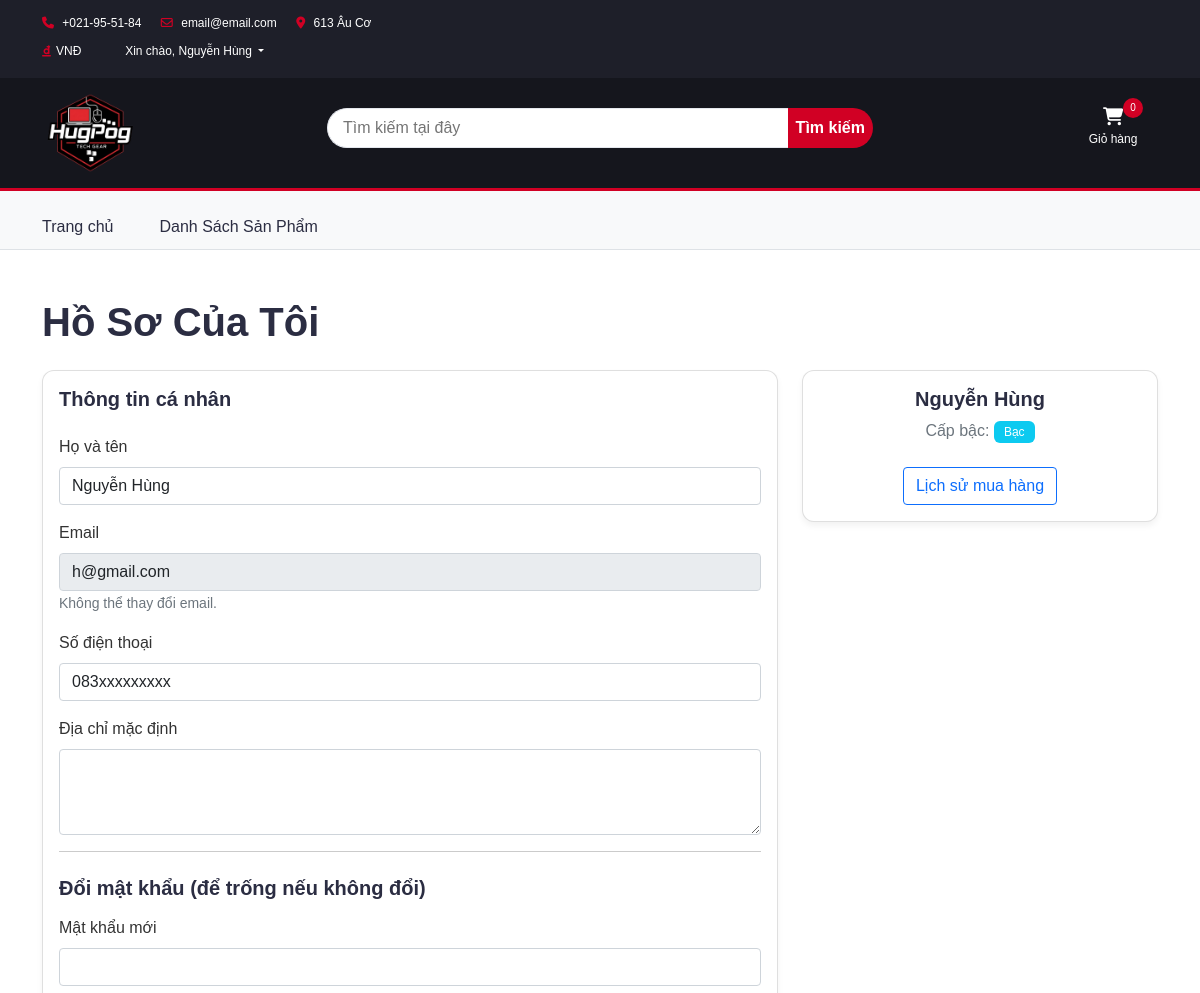
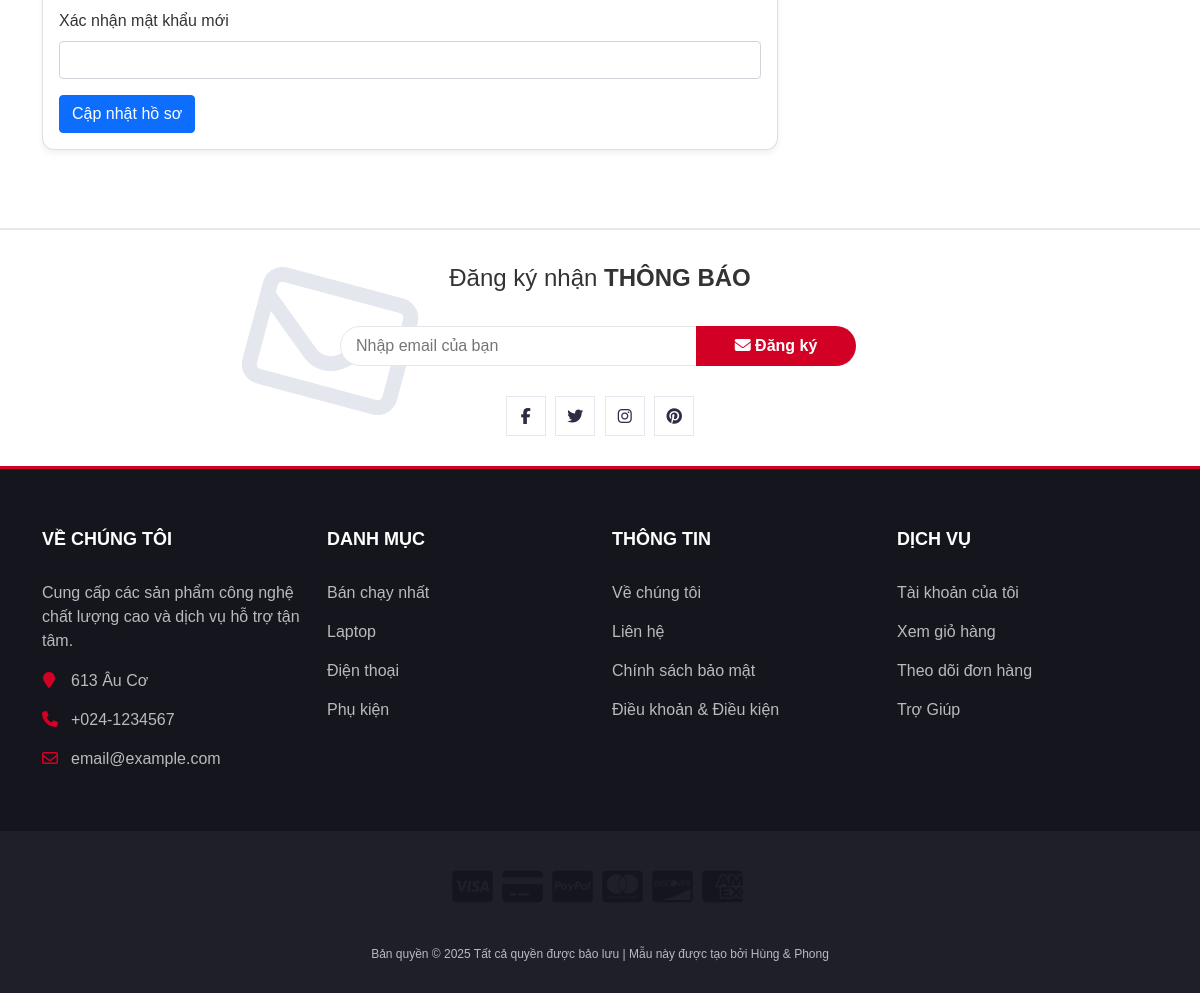
The page /public/profile.php (signed in) on the database its author committed (2 pictures, top to bottom).
### tables this page shows
CREATE TABLE `users` (
  `id` int(11) NOT NULL,
  `username` varchar(50) NOT NULL,
  `email` varchar(100) NOT NULL,
  `password_hash` varchar(255) NOT NULL,
  `full_name` varchar(100) DEFAULT NULL,
  `phone` varchar(20) DEFAULT NULL,
  `address` text DEFAULT NULL,
  `birth_date` date DEFAULT NULL,
  `rank` enum('silver','gold','diamond') DEFAULT 'silver',
  `total_spent` decimal(15,2) DEFAULT 0.00,
  `status` enum('active','locked') DEFAULT 'active',
  `created_at` datetime DEFAULT current_timestamp()
);

### models/UserModel.php (called while the page is built, shortened)
<?php
class UserModel
{
    public function getUserById($userId)
    {
        $conn = db_connect();
        $sql = "SELECT id, username, email, full_name, phone, address, birth_date, `rank`, total_spent, status, created_at
            FROM users WHERE id = ?";
        $stmt = $conn->prepare($sql);
        $stmt->bind_param("i", $userId);
        $stmt->execute();
        $result = $stmt->get_result();
        $user = $result->fetch_assoc();
        return $user ?: null;
    }
}

### public/profile.php (the view, shortened to what this page needs)
<?php
function displayRankBadge($rank) {
    $rank = strtolower($rank);
    $text = ucfirst($rank); $class = 'bg-secondary';
    switch ($rank) {
        case 'silver': $class = 'bg-info'; $text = 'Bạc'; break;
    }
    return '<span class="badge ' . $class . '">' . $text . '</span>';
}
$userModel = new UserModel();
$currentUser = $userModel->getUserById($_SESSION['user_id']);
include __DIR__ . '/../view/user/profile.php';

### view/user/profile.php (shortened to what this page needs)
<!doctype html>
<html lang="vi">
<head>
    <link rel="stylesheet" href="https://cdnjs.cloudflare.com/ajax/libs/font-awesome/6.5.2/css/all.min.css">
    <link rel="stylesheet" href="<?php echo BASE_URL; ?>public/css/bootstrap.css">
    <link rel="stylesheet" href="<?php echo BASE_URL; ?>public/css/style.css">
</head>
<body>
    <?php include __DIR__ . '/../layout/header.php'; ?>
    <div class="container py-5">
        <h1 class="mb-4">Hồ Sơ Của Tôi</h1>
        <div class="row">
            <div class="col-md-8">
                <div class="card">
                    <div class="card-body">
                        <h5 class="card-title mb-4">Thông tin cá nhân</h5>
                        <form method="POST" action="">
                            <div class="mb-3">
                                <label for="full_name" class="form-label">Họ và tên</label>
                                <input type="text" class="form-control" id="full_name" name="full_name" value="<?php echo htmlspecialchars($currentUser['full_name'] ?? ''); ?>" required>
                            </div>
                            <div class="mb-3">
                                <label for="email" class="form-label">Email</label>
                                <input type="email" class="form-control" id="email" name="email" value="<?php echo htmlspecialchars($currentUser['email'] ?? ''); ?>" disabled readonly>
                                <small class="form-text text-muted">Không thể thay đổi email.</small>
                            </div>
                            <div class="mb-3">
                                <label for="phone" class="form-label">Số điện thoại</label>
                                <input type="tel" class="form-control" id="phone" name="phone" value="<?php echo htmlspecialchars($currentUser['phone'] ?? ''); ?>">
                            </div>
                            <div class="mb-3">
                                <label for="address" class="form-label">Địa chỉ mặc định</label>
                                <textarea class="form-control" id="address" name="address" rows="3"><?php echo htmlspecialchars($currentUser['address'] ?? ''); ?></textarea>
                            </div>
                            <hr>
                            <h5 class="mt-4 mb-3">Đổi mật khẩu (để trống nếu không đổi)</h5>
                            <div class="mb-3">
                                <label for="new_password" class="form-label">Mật khẩu mới</label>
                                <input type="password" class="form-control" id="new_password" name="new_password">
                            </div>
                            <div class="mb-3">
                                <label for="confirm_password" class="form-label">Xác nhận mật khẩu mới</label>
                                <input type="password" class="form-control" id="confirm_password" name="confirm_password">
                            </div>
                            <button type="submit" class="btn btn-primary">Cập nhật hồ sơ</button>
                        </form>
                    </div>
                </div>
            </div>
            <div class="col-md-4">
                <div class="card text-center">
                    <div class="card-body">
                        <h5 class="card-title"><?php echo htmlspecialchars($currentUser['full_name']); ?></h5>
                        <p class="text-muted">Cấp bậc: <?php echo displayRankBadge($currentUser['rank'] ?? 'silver'); ?></p>
                        <a href="<?php echo BASE_URL; ?>public/order_history.php" class="btn btn-outline-primary mt-2">Lịch sử mua hàng</a>
                    </div>
                </div>
            </div>
        </div>
    </div>
    <?php include __DIR__ . '/../layout/footer.php'; ?>
</body>
</html>

### public/css/style.css (style rules this page uses)
body { font-family: "Montserrat", sans-serif; font-weight: 400; color: #333; }
h1, h2, h3, h4, h5, h6 { color: #2b2d42; font-weight: 700; margin: 0 0 10px; }
a { color: #2b2d42; font-weight: 500; -webkit-transition: 0.2s color; transition: 0.2s color; }
.card { border-radius: 12px; box-shadow: 0 4px 6px rgba(0, 0, 0, 0.05); }
.badge { font-weight: 500; padding: 5px 10px; border-radius: 6px; }

### rows shown on the page
users: full_name "Nguyễn Hùng", email "h@gmail.com", phone "083xxxxxxxxx", rank "Bạc"

### other values the page prints
$logged_in_username "Nguyễn Hùng"
$cart_qty "0"
